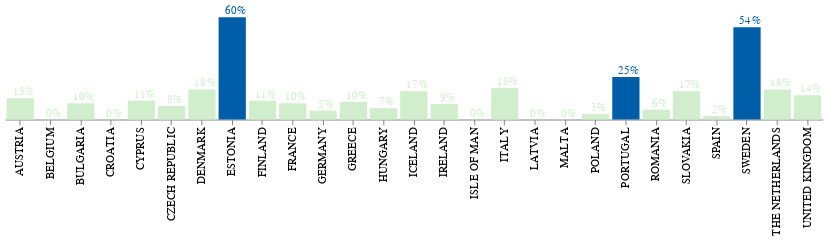

Here is the notebook cell this chart was saved with:
### Code cell
chart = (
    alt.Chart(df_ratio_hc)
    .mark_bar()
    .encode(
        x=alt.X("country:O", title=""),
        y=alt.Y("fine_ratio_hc:Q", title="", axis=None),  # Percentage of HCS GDPR fines
        # We will use the following condition to
        # highlight a bar
        color=alt.condition(
            alt.datum.fine_ratio_hc >= 0.25,
            alt.value("#005EA9"),
            alt.value("#D0EDCC"),
        ),
    )
    .properties(
        # set the dimensions of the visualization
        width=800,
        height=100,
    )
)

text = chart.mark_text(
    align="center",
    baseline="middle",
    color="#373737",
    font="Verdana",
    dx=3,  # Nudges text to right so it doesn't appear on top of the bar
    dy=-6,
).encode(
    # use the percentage as the text
    text=alt.Text("fine_ratio_hc:Q", format=".0%")
)

combined = (
    (chart + text)
    .configure_axis(labelFontSize=11, titleFontSize=11)
    .configure_view(
        # no stroke around the bars
        strokeWidth=0
    )
)

combined

### Figure 1 — Vega-Lite specification as saved in the notebook (floating-point values rounded to 4 significant figures)
{"config": {"view": {"continuousWidth": 400, "continuousHeight": 300, "strokeWidth": 0}, "axis": {"labelFontSize": 11, "titleFontSize": 11}}, "layer": [{"mark": "bar", "encoding": {"color": {"condition": {"value": "#005EA9", "test": "(datum.fine_ratio_hc >= 0.25)"}, "value": "#D0EDCC"}, "x": {"type": "ordinal", "field": "country", "title": ""}, "y": {"type": "quantitative", "axis": null, "field": "fine_ratio_hc", "title": ""}}, "height": 100, "width": 800}, {"mark": {"type": "text", "align": "center", "baseline": "middle", "color": "#373737", "dx": 3, "dy": -6, "font": "Verdana"}, "encoding": {"color": {"condition": {"value": "#005EA9", "test": "(datum.fine_ratio_hc >= 0.25)"}, "value": "#D0EDCC"}, "text": {"type": "quantitative", "field": "fine_ratio_hc", "format": ".0%"}, "x": {"type": "ordinal", "field": "country", "title": ""}, "y": {"type": "quantitative", "axis": null, "field": "fine_ratio_hc", "title": ""}}, "height": 100, "width": 800}], "data": {"name": "data-0530fb7808c580e65cf978f24d5ffc2b"}, "$schema": "https://vega.github.io/schema/vega-lite/v4.8.1.json", "datasets": {"data-0530fb7808c580e65cf978f24d5ffc2b": [{"country": "AUSTRIA", "fine_count_all": 16, "fine_count_hc": 2, "fine_ratio_hc": 0.125}, {"country": "BELGIUM", "fine_count_all": 26, "fine_count_hc": 0, "fine_ratio_hc": 0.0}, {"country": "BULGARIA", "fine_count_all": 21, "fine_count_hc": 2, "fine_ratio_hc": 0.09524}, {"country": "CROATIA", "fine_count_all": 4, "fine_count_hc": 0, "fine_ratio_hc": 0.0}, {"country": "CYPRUS", "fine_count_all": 18, "fine_count_hc": 2, "fine_ratio_hc": 0.1111}, {"country": "CZECH REPUBLIC", "fine_count_all": 25, "fine_count_hc": 2, "fine_ratio_hc": 0.08}, {"country": "DENMARK", "fine_count_all": 17, "fine_count_hc": 3, "fine_ratio_hc": 0.1765}, {"country": "ESTONIA", "fine_count_all": 5, "fine_count_hc": 3, "fine_ratio_hc": 0.6}, {"country": "FINLAND", "fine_count_all": 9, "fine_count_hc": 1, "fine_ratio_hc": 0.1111}, {"country": "FRANCE", "fine_count_all": 21, "fine_count_hc": 2, "fine_ratio_hc": 0.09524}, {"country": "GERMANY", "fine_count_all": 38, "fine_count_hc": 2, "fine_ratio_hc": 0.05263}, {"country": "GREECE", "fine_count_all": 29, "fine_count_hc": 3, "fine_ratio_hc": 0.1034}, {"country": "HUNGARY", "fine_count_all": 45, "fine_count_hc": 3, "fine_ratio_hc": 0.06667}, {"country": "ICELAND", "fine_count_all": 6, "fine_count_hc": 1, "fine_ratio_hc": 0.1667}, {"country": "IRELAND", "fine_count_all": 11, "fine_count_hc": 1, "fine_ratio_hc": 0.09091}, {"country": "ISLE OF MAN", "fine_count_all": 2, "fine_count_hc": 0, "fine_ratio_hc": 0.0}, {"country": "ITALY", "fine_count_all": 103, "fine_count_hc": 19, "fine_ratio_hc": 0.1845}, {"country": "LATVIA", "fine_count_all": 5, "fine_count_hc": 0, "fine_ratio_hc": 0.0}, {"country": "MALTA", "fine_count_all": 1, "fine_count_hc": 0, "fine_ratio_hc": 0.0}, {"country": "POLAND", "fine_count_all": 31, "fine_count_hc": 1, "fine_ratio_hc": 0.03226}, {"country": "PORTUGAL", "fine_count_all": 4, "fine_count_hc": 1, "fine_ratio_hc": 0.25}, {"country": "ROMANIA", "fine_count_all": 69, "fine_count_hc": 4, "fine_ratio_hc": 0.05797}, {"country": "SLOVAKIA", "fine_count_all": 6, "fine_count_hc": 1, "fine_ratio_hc": 0.1667}, {"country": "SPAIN", "fine_count_all": 352, "fine_count_hc": 7, "fine_ratio_hc": 0.01989}, {"country": "SWEDEN", "fine_count_all": 24, "fine_count_hc": 13, "fine_ratio_hc": 0.5417}, {"country": "THE NETHERLANDS", "fine_count_all": 17, "fine_count_hc": 3, "fine_ratio_hc": 0.1765}, {"country": "UNITED KINGDOM", "fine_count_all": 7, "fine_count_hc": 1, "fine_ratio_hc": 0.1429}]}}
